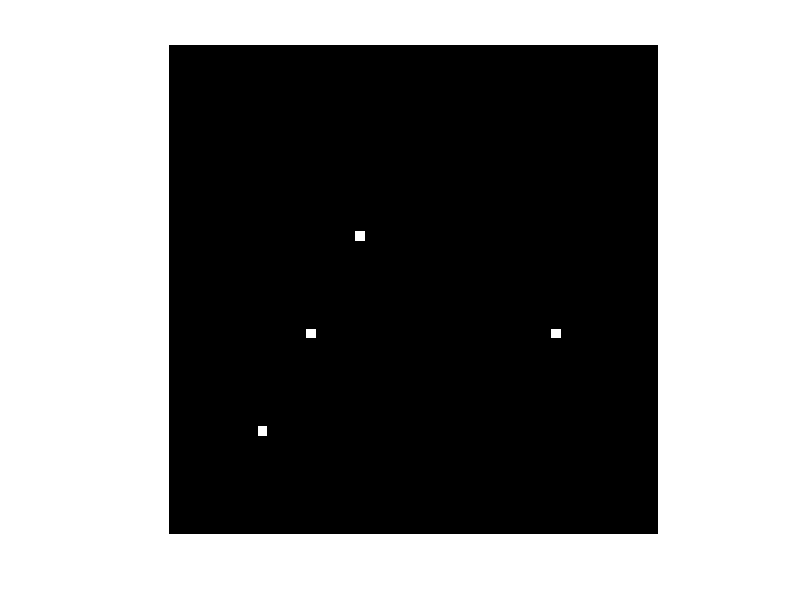

MATLAB code to generate this figure: (Note: this script raises an error after producing the figure.)
clear all; close all; clc;
a = zeros(50,50); % Create a 50x50 patch
a(20,20) = 1;
a(30,15) = 1;
a(40,10) = 1;
a(30,40) = 1; % Noise pixel
imshow(a);

y_coor = [20 30 30 40];
x_coor = [20 15 40 10];
k = [];
b = [];
Num_point = [];
x_con = 0:0.01:50;
sigma = 2;
case_num = 1;
for i = 1:length(x_coor)-1
   for j = i+1:length(y_coor)
      x_test = [x_coor(i) x_coor(j)];
      y_test = [y_coor(i) y_coor(j)];
      coefficient = polyfit(x_test,y_test,1);
      k(case_num) = coefficient(1);
      b(case_num) = coefficient(2);
      case_num = case_num + 1;
   end
end

for q = 1:length(k)
   cont = 0;
   y_fit = @(x) k(q)*x + b(q);
   for a = 1:length(x_coor)
       [L] = LineDist(y_fit,[x_coor(a) y_coor(a)]);
       if L < sigma
            cont = cont + 1;
       end
   end
   Num_point(q) = cont;
end

[max_num,~] = max(Num_point)
index = find(Num_point == max_num);

k_fix = k(index(1));
b_fix = b(index(2));
hold on;
plot(x_con,k_fix*x_con+b_fix,'r-');
